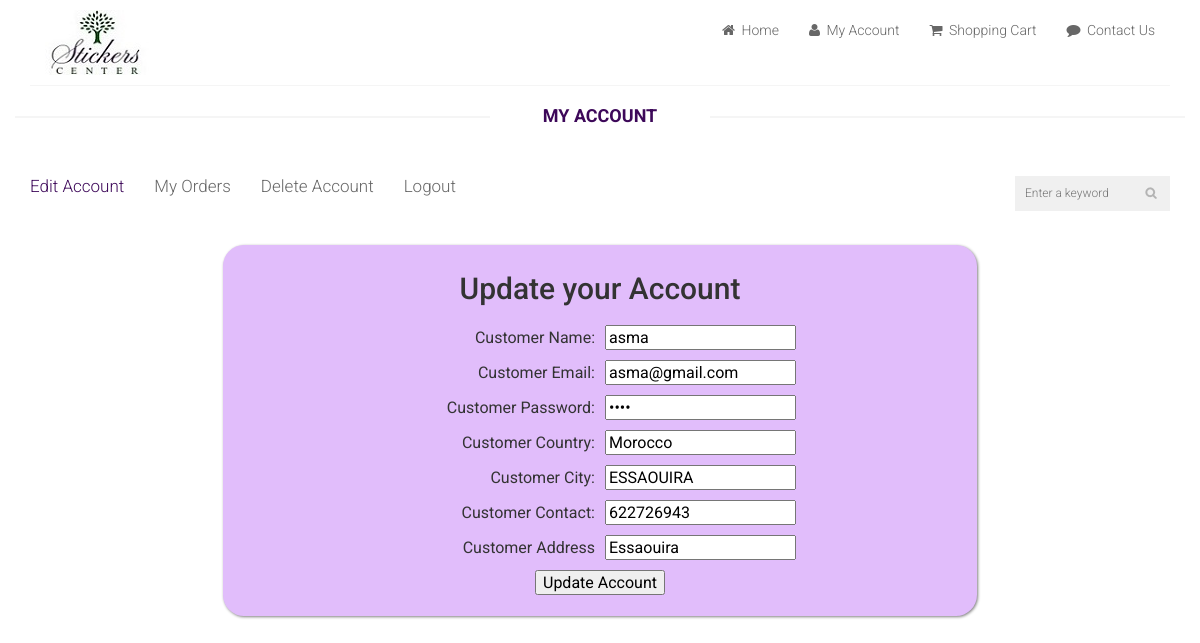
Screenshot of /customer/my_account.php?edit_account (signed in) with the database file from the repository.
### tables this page shows
CREATE TABLE `customers` (
  `cus_id` int(11) NOT NULL,
  `cus_name` varchar(255) NOT NULL,
  `cus_email` varchar(255) NOT NULL,
  `cus_password` varchar(255) NOT NULL,
  `cus_country` varchar(255) NOT NULL,
  `cus_city` varchar(255) NOT NULL,
  `cus_phone` int(30) NOT NULL,
  `cus_address` varchar(255) NOT NULL,
  `cus_date` timestamp NOT NULL DEFAULT current_timestamp()
);

### customer/edit_account.php (the view, shortened to what this page needs)
<?php
				include("includes/db.php");
				$get_customer = "select * from customers where cus_id='$id'";
				$run_customer = mysqli_query($con, $get_customer);
				$row_customer = mysqli_fetch_array($run_customer);
				$name = $row_customer['cus_name'];
				$email = $row_customer['cus_email'];
				$pass = $row_customer['cus_password'];
				$country = $row_customer['cus_country'];
				$city = $row_customer['cus_city'];
				$contact = $row_customer['cus_phone'];
				$address= $row_customer['cus_address'];
		?>
<form action="" method="post">
    <table align="center" width="750" text-align="center">
        <tr align="center">
            <td colspan="2">
                <h2>Update your Account</h2>
            </td>
        </tr>
        <tr>
            <td align="right">Customer Name:</td>
            <td><input type="text" name="c_name" value="<?php echo $name;?>" required /></td>
        </tr>
        <tr>
            <td align="right">Customer Email:</td>
            <td><input type="text" name="c_email" value="<?php echo $email;?>" required /></td>
        </tr>
        <tr>
            <td align="right">Customer Password:</td>
            <td><input type="password" name="c_pass" value="<?php echo $pass;?>" required /></td>
        </tr>
        <tr>
            <td align="right">Customer Country:</td>
            <td><input type="country" name="c_country" value="<?php echo $country;?>" /></td>
        </tr>
        <tr>
            <td align="right">Customer City:</td>
            <td><input type="city" name="c_city" value="<?php echo $city;?>" /></td>
        </tr>
        <tr>
            <td align="right">Customer Contact:</td>
            <td><input type="tel" name="c_contact" value="<?php echo $contact;?>" /></td>
        </tr>
        <tr>
            <td align="right">Customer Address</td>
            <td><input type="address" name="c_address" value="<?php echo $address;?>" /></td>
        </tr>
        <tr align="center">
            <td colspan="2"><input type="submit" name="update" value="Update Account" /></td>
        </tr>
    </table>
</form>

### css/main.css (style rules this page uses)
body { font-family: 'Roboto', sans-serif; position: relative; font-weight: 400px; }
h1, h2, h3, h4, h5, h6 { font-family: 'Roboto', sans-serif; }

### customer/edit_account.php (style rules this page uses)
td { padding: 5px; margin: 5px; width: 50%; }

### rows the page displays
customers: c_name "asma", c_email "asma@gmail.com", c_country "Morocco", c_city "ESSAOUIRA", c_contact "622726943", c_address "Essaouira"
